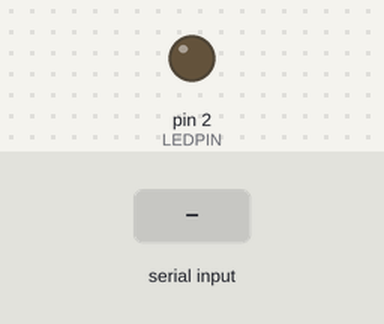
This sketch was run on a simulated Arduino Uno, built with avr-gcc and run on an emulated ATmega328P. Shown: output pins drawn as LEDs (lit = HIGH). Inputs (shaded band) come from the test bench.

Above: at 1.2 s.
1.3 s: "ON\n" received over Serial
At 2.5 s:
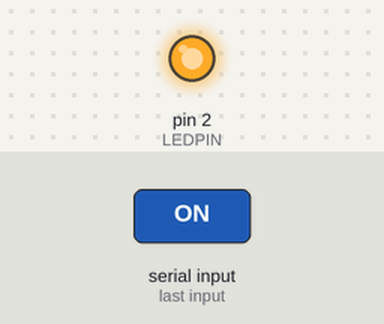
2.8 s: "1\n" received over Serial
At 3.9 s:
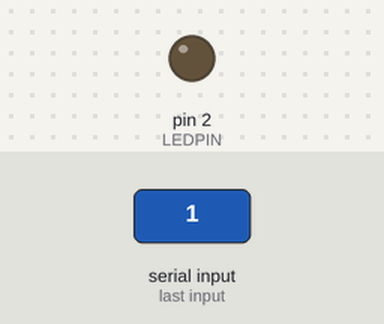
Timing chart, 0 to 5.8 s (numbered marks = the images above; inputs shaded):
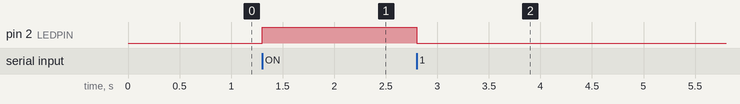

Measured:
- after the input at 1.3 s, pin 2 (LEDPIN): LOW → HIGH at once
- after the input at 2.8 s, pin 2 (LEDPIN): HIGH → LOW at once

The sketch:

Arduino_serial_code.ino
```cpp
#define LEDPIN 2
void setup() {
  // put your setup code here, to run once:
  Serial.begin(115200);
  pinMode(LEDPIN, OUTPUT);
}

void loop() {
  // put your main code here, to run repeatedly:
  if (Serial.available()) {

    String input = Serial.readStringUntil('\n');
    input.trim();
      input=="ON"? digitalWrite(LEDPIN, HIGH) : digitalWrite(LEDPIN, LOW);
  }

}
```
